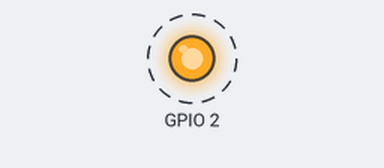
Recording of a sketch running on a simulated ESP8266 (NodeMCU). Parts: output pins drawn as LEDs (lit = HIGH, except the on-board LED, lit = LOW). Dashed ring = blinking. WiFi joins after 1.5 s; servers stay silent unless stated; what the sketch prints to the serial monitor is not drawn.

Above: at 1.7 s.
Timing chart, 0 to 4.5 s (numbered marks = the images above):
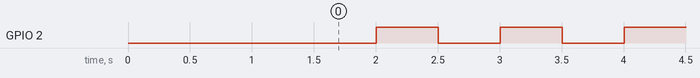

Measured:
- by itself, GPIO 2: alternates HIGH for 0.50 s and LOW for 0.50 s

The sketch:

ota.ino
```cpp
// this would works for esp12 and other versions which has flash = 4MB

#include <ESP8266WiFi.h>
#include <ESP8266mDNS.h>
#include <WiFiUdp.h>
#include <ArduinoOTA.h>

#include <Ticker.h>

const char* ssid = "AndroidHotspot4095";
const char* password = "";
Ticker blinker;

void setup()
{
  Serial.begin(9600);
  Serial.println("Booting");
  WiFi.mode(WIFI_STA);
  WiFi.begin(ssid, password);
  while (WiFi.waitForConnectResult() != WL_CONNECTED)
    {
    Serial.println("Connection Failed! Rebooting...");
    delay(5000);
    ESP.restart();
  }

  // Port defaults to 8266
  // ArduinoOTA.setPort(8266);

  // Hostname defaults to esp8266-[ChipID]
  // ArduinoOTA.setHostname("myesp8266");

  // No authentication by default
  // ArduinoOTA.setPassword("admin");

  // Password can be set with it's md5 value as well
  // MD5(admin) = 21232f297a57a5a743894a0e4a801fc3
  // ArduinoOTA.setPasswordHash("21232f297a57a5a743894a0e4a801fc3");

  ArduinoOTA.onStart([]() {
    String type;
    if (ArduinoOTA.getCommand() == U_FLASH)
    {
      type = "sketch";
    } else { // U_SPIFFS
      type = "filesystem";
    }

    // NOTE: if updating SPIFFS this would be the place to unmount SPIFFS using SPIFFS.end()
    Serial.println("Start updating " + type);
  });
  ArduinoOTA.onEnd([]() {
    Serial.println("\nEnd");
  });
  ArduinoOTA.onProgress([](unsigned int progress, unsigned int total) {
    Serial.printf("Progress: %u%%\r", (progress / (total / 100)));
  });
  ArduinoOTA.onError([](ota_error_t error) {
    Serial.printf("Error[%u]: ", error);
    if (error == OTA_AUTH_ERROR) {
      Serial.println("Auth Failed");
    } else if (error == OTA_BEGIN_ERROR) {
      Serial.println("Begin Failed");
    } else if (error == OTA_CONNECT_ERROR) {
      Serial.println("Connect Failed");
    } else if (error == OTA_RECEIVE_ERROR) {
      Serial.println("Receive Failed");
    } else if (error == OTA_END_ERROR) {
      Serial.println("End Failed");
    }
  });
  ArduinoOTA.begin();
  Serial.println("Ready");
  Serial.print("IP address: ");
  Serial.println(WiFi.localIP());

  pinMode(BUILTIN_LED, OUTPUT);
  blinker.attach(0.5, _blink_cb);
}

void _blink_cb()
{
  digitalWrite(BUILTIN_LED, !digitalRead(BUILTIN_LED));
}

void loop()
{
   // we can have a btn to enable this OTA mode, in case we have to wait in loop or we
   // are doing heavy tasks in loop()
  ArduinoOTA.handle();
  //it won't work, since handle() needs to be called all the time.
  /*
  delay(200);
  digitalWrite(BUILTIN_LED, LOW);
  delay(200);
  digitalWrite(BUILTIN_LED, HIGH);
  */
}
```
